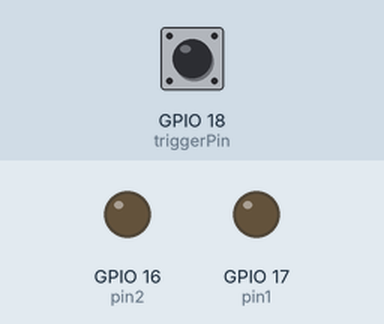
A program run on a simulated ESP32. Parts: output pins drawn as LEDs (lit = HIGH). Dashed ring = blinking. The test bench sets the inputs (shaded band); at power-on: GPIO 18 (triggerPin) HIGH.

Above: at 1.2 s.
1.3 s: GPIO 18 (triggerPin) pulled LOW for 0.15 s
At 2.23 s:
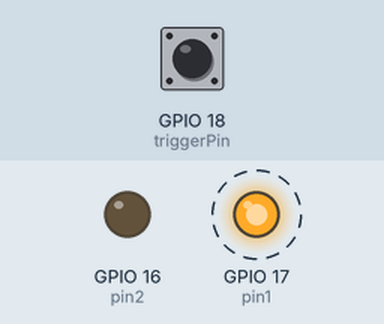
At 4.3 s:
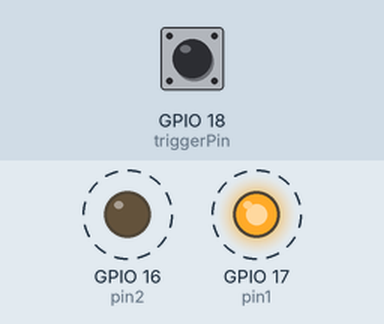
4.4 s: GPIO 18 (triggerPin) pulled LOW for 1 s
7.4 s: GPIO 18 (triggerPin) pulled LOW for 3.2 s
Timing chart, 0 to 19.6 s (numbered marks = the images above; inputs shaded):
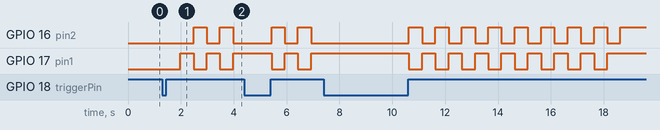

Measured:
- after the input at 1.3 s, GPIO 16 (pin2): alternates HIGH for 0.50 s and LOW for 0.50 s, starting after 1.2 s; GPIO 17 (pin1): alternates HIGH for 0.50 s and LOW for 0.50 s, starting after 0.68 s

The program:

main.cpp
```cpp
#include <Arduino.h>
#include "Periodic.h"
#include "SwitchingAction.h"

#ifdef ESP8266
constexpr uint8_t triggerPin = 5;
constexpr uint8_t pin1 = 3;
constexpr uint8_t pin2 = 4;
#endif

#ifdef ESP32
constexpr uint8_t triggerPin = 18;
constexpr uint8_t pin1 = 17;
constexpr uint8_t pin2 = 16;
#endif

SwitchingAction action(pin1, pin2, false);
Periodic periodic(&action, 500, 8000);
void setup() {
  pinMode(triggerPin, INPUT_PULLUP);
}

void loop() {
  if (digitalRead(triggerPin) == LOW) {
    delay(30);   // debounce
    while (digitalRead(triggerPin) == LOW) {
      delay(1); // wait for release
    }
    delay(30); // debounce

    periodic.start();
  }
  periodic.run();
  delay(1);
}
```

Periodic.h
```cpp
#ifndef PERIODIC_H
#define PERIODIC_H

class PeriodicAction {
  public:
    virtual void start() = 0;
    virtual void stop() = 0;
    virtual void run() = 0;
};


class Periodic {
  protected:
    PeriodicAction* _action;
    unsigned long _period;
    unsigned long _duration;
    bool _running;
    unsigned long _lastRun;
    unsigned long _startedAt;
  public:
    Periodic(PeriodicAction* action, unsigned long period, unsigned long duration);
    void start();
    void run(); // to be called in loop()
};

#endif // PERIODIC_H
```

SwitchingAction.h
```cpp
#ifndef SwitchingAction_h
#define SwitchingAction_h

#include <Arduino.h>
#include <Periodic.h>

class SwitchingAction : public PeriodicAction {
  public:
    SwitchingAction(uint8_t pin1, uint8_t pin2, bool highIsOn = true);
    void start();
    void run();
    void stop();
  private:
    uint8_t _pin[2];
    size_t _nextPinIdx;
    uint8_t _on;
    uint8_t _off;
};

#endif // SwitchingAction_h
```

Periodic.cpp
```cpp
#include <Arduino.h>
#include "Periodic.h"

Periodic::Periodic(PeriodicAction* action, unsigned long period, unsigned long duration)
{
    _action = action;
    _period = period;
    _duration = duration;
    _running = false;
}

void Periodic::start()
{
    _startedAt = millis();
    if (!_running) {
      _running = true;
      _lastRun = _startedAt;
      _action->start();
    }
}

void Periodic::run()
{
    if (_running) {
        unsigned long now = millis();
        if (long(now - _lastRun - _period) >= 0) { // using signed to handle overflow
            _lastRun = now;
            if (long(now - _startedAt - _duration) >= 0) { // same here
              _running = false;
              _action->stop();
            } else {
              _action->run();
            }
        }
    }
}
```

SwitchingAction.cpp
```cpp
#include <Arduino.h>
#include "SwitchingAction.h"

SwitchingAction::SwitchingAction(uint8_t pin1, uint8_t pin2, bool highIsOn)
{
  _on = highIsOn ? HIGH : LOW;
  _off = highIsOn ? LOW : HIGH;
  _pin[0] = pin1;
  _pin[1] = pin2;
  for (int i = 0; i < 2; i++) {
    pinMode(_pin[i], OUTPUT);
    digitalWrite(_pin[i], _off);
  }
}

void SwitchingAction::start()
{
  _nextPinIdx = 0;
  run();
}

void SwitchingAction::run()
{
  digitalWrite(_pin[_nextPinIdx], _on);
  _nextPinIdx = (_nextPinIdx + 1) % 2;
  digitalWrite(_pin[_nextPinIdx], _off);
}

void SwitchingAction::stop()
{
  digitalWrite(_pin[0], _off);
  digitalWrite(_pin[1], _off);
}
```
